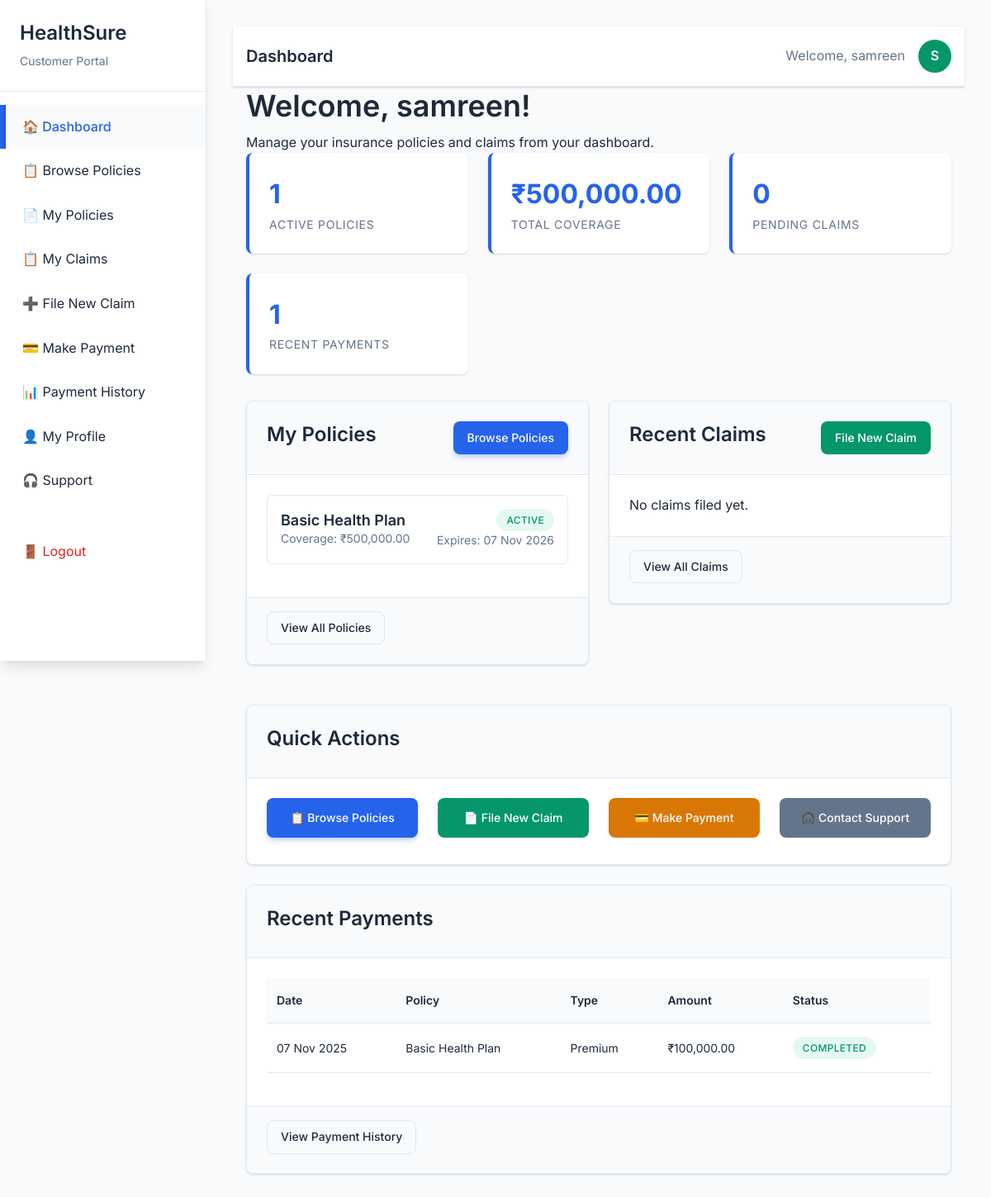
Page /HealthSure/customer/dashboard.php (signed in) on the committed database.
### tables this page shows
CREATE TABLE `customers` (
  `customer_id` int(11) NOT NULL,
  `user_id` int(11) DEFAULT NULL,
  `first_name` varchar(100) NOT NULL,
  `last_name` varchar(100) NOT NULL,
  `phone` varchar(15) DEFAULT NULL,
  `address` text DEFAULT NULL,
  `date_of_birth` date DEFAULT NULL,
  `gender` enum('male','female','other') DEFAULT NULL,
  `agent_id` int(11) DEFAULT NULL,
  `created_at` timestamp NOT NULL DEFAULT current_timestamp()
);

CREATE TABLE `policy_holders` (
  `holder_id` int(11) NOT NULL,
  `customer_id` int(11) NOT NULL,
  `policy_id` int(11) NOT NULL,
  `agent_id` int(11) DEFAULT NULL,
  `start_date` date NOT NULL,
  `end_date` date NOT NULL,
  `premium_amount` decimal(10,2) NOT NULL,
  `status` enum('active','expired','cancelled') DEFAULT 'active',
  `created_at` timestamp NOT NULL DEFAULT current_timestamp()
);

CREATE TABLE `policies` (
  `policy_id` int(11) NOT NULL,
  `policy_name` varchar(200) NOT NULL,
  `policy_type` enum('health','life','family') NOT NULL,
  `description` text DEFAULT NULL,
  `base_premium` decimal(10,2) NOT NULL,
  `coverage_amount` decimal(12,2) NOT NULL,
  `duration_years` int(11) NOT NULL,
  `status` enum('active','inactive') DEFAULT 'active',
  `created_at` timestamp NOT NULL DEFAULT current_timestamp(),
  `updated_at` timestamp NOT NULL DEFAULT current_timestamp() ON UPDATE current_timestamp()
);

CREATE TABLE `payments` (
  `payment_id` int(11) NOT NULL,
  `holder_id` int(11) DEFAULT NULL,
  `claim_id` int(11) DEFAULT NULL,
  `payment_type` enum('premium','claim_settlement') NOT NULL,
  `amount` decimal(10,2) NOT NULL,
  `payment_method` enum('cash','card','bank_transfer','online') NOT NULL,
  `transaction_id` varchar(100) DEFAULT NULL,
  `payment_date` date NOT NULL,
  `status` enum('pending','completed','failed') DEFAULT 'completed',
  `created_at` timestamp NOT NULL DEFAULT current_timestamp()
);

### HealthSure/includes/functions.php (called while the page is built, shortened)
<?php
function format_currency($amount) {
    return '₹' . number_format($amount, 2);
}
function format_date($date) {
    return date('d M Y', strtotime($date));
}
function get_customer_info($user_id, $conn) {
    $stmt = $conn->prepare("SELECT c.*, u.email FROM customers c
                           JOIN users u ON c.user_id = u.user_id
                           WHERE c.user_id = ?");
    $stmt->execute([$user_id]);
    return $stmt->fetch(PDO::FETCH_ASSOC);
}
?>

### HealthSure/customer/dashboard.php (the view, shortened to what this page needs)
<?php
require_once '../config/database.php';
require_once '../includes/functions.php';
$customer_info = get_customer_info($_SESSION['user_id'], $conn);
$stmt = $conn->prepare("SELECT ph.*, p.policy_name, p.policy_type, p.coverage_amount, p.duration_years
                       FROM policy_holders ph
                       JOIN policies p ON ph.policy_id = p.policy_id
                       WHERE ph.customer_id = ?
                       ORDER BY ph.created_at DESC");
$stmt->execute([$customer_info['customer_id']]);
$my_policies = $stmt->fetchAll(PDO::FETCH_ASSOC);
$stmt = $conn->prepare("SELECT c.*, p.policy_name
                       FROM claims c
                       JOIN policy_holders ph ON c.holder_id = ph.holder_id
                       JOIN policies p ON ph.policy_id = p.policy_id
                       WHERE ph.customer_id = ?
                       ORDER BY c.created_at DESC
                       LIMIT 5");
$stmt->execute([$customer_info['customer_id']]);
$recent_claims = $stmt->fetchAll(PDO::FETCH_ASSOC);
$stmt = $conn->prepare("SELECT py.*, p.policy_name
                       FROM payments py
                       JOIN policy_holders ph ON py.holder_id = ph.holder_id
                       JOIN policies p ON ph.policy_id = p.policy_id
                       WHERE ph.customer_id = ?
                       ORDER BY py.created_at DESC
                       LIMIT 5");
$stmt->execute([$customer_info['customer_id']]);
$recent_payments = $stmt->fetchAll(PDO::FETCH_ASSOC);
$active_policies = count(array_filter($my_policies, function($p) { return $p['status'] === 'active'; }));
$total_coverage = array_sum(array_column($my_policies, 'coverage_amount'));
$pending_claims = count(array_filter($recent_claims, function($c) { return $c['status'] === 'pending'; }));
?>
<!DOCTYPE html>
<html lang="en">
<head>
    <link rel="stylesheet" href="../assets/css/style.css">
    <link rel="stylesheet" href="../assets/css/animations.css">
</head>
<body>
    <?php include 'includes/sidebar.php'; ?>
    <div class="main-content">
        <?php include 'includes/header.php'; ?>
        <div class="container">
            <h1>Welcome, <?php echo htmlspecialchars($customer_info['first_name']); ?>!</h1>
            <p class="text-light">Manage your insurance policies and claims from your dashboard.</p>
            <div class="stats-grid">
                <div class="stat-card">
                    <div class="stat-number"><?php echo $active_policies; ?></div>
                    <div class="stat-label">Active Policies</div>
                </div>
                <div class="stat-card">
                    <div class="stat-number"><?php echo format_currency($total_coverage); ?></div>
                    <div class="stat-label">Total Coverage</div>
                </div>
                <div class="stat-card">
                    <div class="stat-number"><?php echo $pending_claims; ?></div>
                    <div class="stat-label">Pending Claims</div>
                </div>
                <div class="stat-card">
                    <div class="stat-number"><?php echo count($recent_payments); ?></div>
                    <div class="stat-label">Recent Payments</div>
                </div>
            </div>
            <div class="row">
                <div class="col-6">
                    <div class="card">
                        <div class="card-header d-flex justify-content-between align-items-center">
                            <h3>My Policies</h3>
                            <a href="browse-policies.php" class="btn btn-primary btn-sm">Browse Policies</a>
                        </div>
                        <div class="card-body">
                            <?php if (empty($my_policies)): ?>
                                <p class="text-light">You don't have any policies yet.</p>
                                <a href="browse-policies.php" class="btn btn-primary">Get Your First Policy</a>
                            <?php else: ?>
                                <?php foreach (array_slice($my_policies, 0, 3) as $policy): ?>
                                    <div class="d-flex justify-content-between align-items-center mb-3 p-3" style="border: 1px solid var(--border-color); border-radius: 0.375rem;">
                                        <div>
                                            <h5 style="margin: 0;"><?php echo htmlspecialchars($policy['policy_name']); ?></h5>
                                            <p style="margin: 0; color: var(--text-light); font-size: 0.875rem;">
                                                Coverage: <?php echo format_currency($policy['coverage_amount']); ?>
                                            </p>
                                        </div>
                                        <div class="text-right">
                                            <span class="badge badge-<?php echo $policy['status'] === 'active' ? 'success' : 'warning'; ?>">
                                                <?php echo ucfirst($policy['status']); ?>
                                            </span>
                                            <p style="margin: 0; font-size: 0.875rem; color: var(--text-light);">
                                                Expires: <?php echo format_date($policy['end_date']); ?>
                                            </p>
                                        </div>
                                    </div>
                                <?php endforeach; ?>
                            <?php endif; ?>
                        </div>
                        <div class="card-footer">
                            <a href="my-policies.php" class="btn btn-outline btn-sm">View All Policies</a>
                        </div>
                    </div>
                </div>
                <div class="col-6">
                    <div class="card">
                        <div class="card-header d-flex justify-content-between align-items-center">
                            <h3>Recent Claims</h3>
                            <a href="file-claim.php" class="btn btn-success btn-sm">File New Claim</a>
                        </div>
                        <div class="card-body">
                            <?php if (empty($recent_claims)): ?>
                                <p class="text-light">No claims filed yet.</p>
                            <?php endif; ?>
                        </div>
                        <div class="card-footer">
                            <a href="my-claims.php" class="btn btn-outline btn-sm">View All Claims</a>
                        </div>
                    </div>
                </div>
            </div>
            <div class="card mt-4">
                <div class="card-header">
                    <h3>Quick Actions</h3>
                </div>
                <div class="card-body">
                    <div class="row">
                        <div class="col-3">
                            <a href="browse-policies.php" class="btn btn-primary" style="width: 100%;">
                                📋 Browse Policies
                            </a>
                        </div>
                        <div class="col-3">
                            <a href="file-claim.php" class="btn btn-success" style="width: 100%;">
                                📄 File New Claim
                            </a>
                        </div>
                        <div class="col-3">
                            <a href="make-payment.php" class="btn btn-warning" style="width: 100%;">
                                💳 Make Payment
                            </a>
                        </div>
                        <div class="col-3">
                            <a href="support.php" class="btn btn-secondary" style="width: 100%;">
                                🎧 Contact Support
                            </a>
                        </div>
                    </div>
                </div>
            </div>
            <?php if (!empty($recent_payments)): ?>
            <div class="card mt-4">
                <div class="card-header">
                    <h3>Recent Payments</h3>
                </div>
                <div class="card-body">
                    <table class="table">
                        <thead>
                            <tr>
                                <th>Date</th>
                                <th>Policy</th>
                                <th>Type</th>
                                <th>Amount</th>
                                <th>Status</th>
                            </tr>
                        </thead>
                        <tbody>
                            <?php foreach ($recent_payments as $payment): ?>
                                <tr>
                                    <td><?php echo format_date($payment['payment_date']); ?></td>
                                    <td><?php echo htmlspecialchars($payment['policy_name']); ?></td>
                                    <td><?php echo ucfirst(str_replace('_', ' ', $payment['payment_type'])); ?></td>
                                    <td><?php echo format_currency($payment['amount']); ?></td>
                                    <td>
                                        <span class="badge badge-<?php echo $payment['status'] === 'completed' ? 'success' : 'warning'; ?>">
                                            <?php echo ucfirst($payment['status']); ?>
                                        </span>
                                    </td>
                                </tr>
                            <?php endforeach; ?>
                        </tbody>
                    </table>
                </div>
                <div class="card-footer">
                    <a href="payment-history.php" class="btn btn-outline btn-sm">View Payment History</a>
                </div>
            </div>
            <?php endif; ?>
        </div>
    </div>
</body>
</html>

### HealthSure/customer/includes/header.php
<?php
$customer_info = get_customer_info($_SESSION['user_id'], $conn);
?>
<div class="navbar">
    <div class="container d-flex justify-content-between align-items-center">
        <div>
            <h4 style="margin: 0; color: var(--text-dark);">
                <?php
                $page_titles = [
                    'dashboard.php' => 'Dashboard',
                    'browse-policies.php' => 'Browse Policies',
                    'my-policies.php' => 'My Policies',
                    'my-claims.php' => 'My Claims',
                    'file-claim.php' => 'File New Claim',
                    'make-payment.php' => 'Make Payment',
                    'payment-history.php' => 'Payment History',
                    'profile.php' => 'My Profile',
                    'support.php' => 'Support'
                ];
                echo $page_titles[basename($_SERVER['PHP_SELF'])] ?? 'Customer Portal';
                ?>
            </h4>
        </div>
        <div class="d-flex align-items-center" style="gap: 1rem;">
            <span style="color: var(--text-light);">Welcome, <?php echo htmlspecialchars($customer_info['first_name']); ?></span>
            <div style="width: 40px; height: 40px; background: var(--success-color); border-radius: 50%; display: flex; align-items: center; justify-content: center; color: white; font-weight: 600;">
                <?php echo strtoupper(substr($customer_info['first_name'], 0, 1)); ?>
            </div>
        </div>
    </div>
</div>

### HealthSure/assets/css/animations.css (style rules this page uses)
.main-content { animation: fadeInUp 0.6s ease-out; }
.card { animation: fadeInUp 0.4s ease-out; animation-fill-mode: both; }
.card:nth-child(1) { animation-delay: 0.1s; }
.stat-card { animation: fadeInUp 0.5s ease-out; animation-fill-mode: both; }
.stat-card:nth-child(1) { animation-delay: 0.1s; }
.stat-card:nth-child(2) { animation-delay: 0.2s; }
.stat-card:nth-child(3) { animation-delay: 0.3s; }
.stat-card:nth-child(4) { animation-delay: 0.4s; }
.btn { position: relative; overflow: hidden; }
.btn::after { content: ''; position: absolute; top: 50%; left: 50%; width: 0; height: 0; border-radius: 50%; background: rgba(255, 255, 255, 0.3); transform: translate(-50%, -50%); transition: width 0.6s, height 0.6s; }
.table tbody tr { animation: fadeInUp 0.3s ease-out; animation-fill-mode: both; }
.table tbody tr:nth-child(1) { animation-delay: 0.05s; }
.badge { animation: fadeInScale 0.4s ease-out; }
.page-transition { opacity: 0; transform: translateY(20px); transition: all 0.3s ease-out; }
.page-transition.loaded { opacity: 1; transform: translateY(0); }
html { scroll-behavior: smooth; }

### rows in the picture
customers: first_name "samreen", first_name "S"
policy_holders: status "1", policy.policy_name "Basic Health Plan", policy.coverage_amount "₹500,000.00", status "ACTIVE", end_date "07 Nov 2026"
payments: payment_date "07 Nov 2025", policies.policy_name "Basic Health Plan", payment_type "Premium", amount "₹100,000.00", status "COMPLETED"

### other values in the picture
$page_titles[basename($_SERVER['PHP_SELF'])] "Dashboard"
format_currency($total_coverage) "₹500,000.00"
$pending_claims "0"
count($recent_payments) "1"
